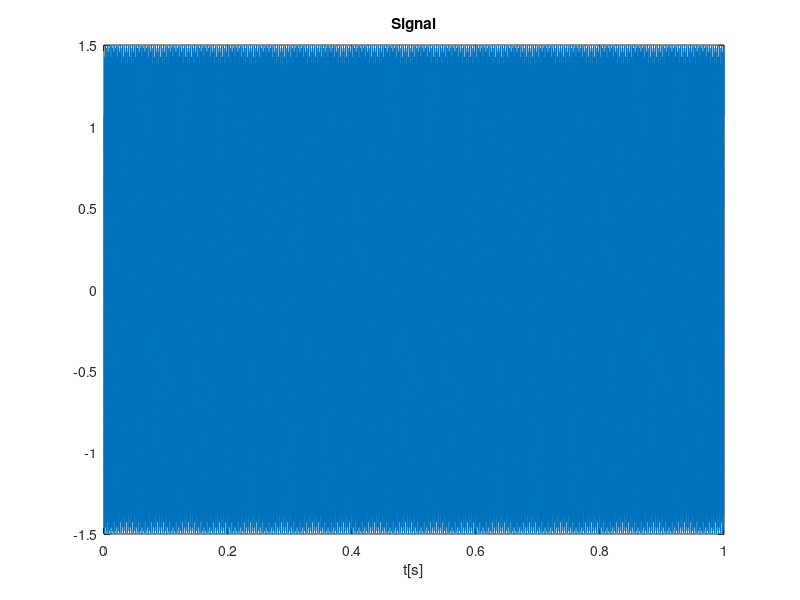
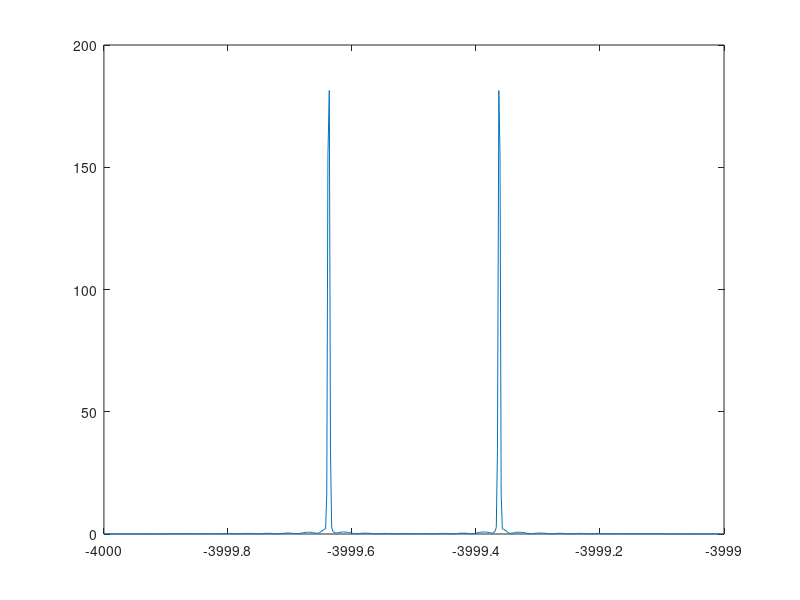

These figures' MATLAB source, in order:
close all
clearvars
clc

F_s = 8 * 1e3;
d = 1;
A = 1.5;
f = 1.1 * 1e3;
phi = 45 * pi / 180;
n = 0:1/F_s:d;
x = A * cos(2*pi*f*n + phi);

figure(1);
plot(n, x);
xlabel('t[s]');
title('Signal');

h = fir1(63, 0.8, 'low');
y = filter(h, 1, x);

N = 512;
w = hamming(N);
y_w = y(1:N) .* w';

Y_w = fft(y_w);
freq = F_s * 0:1/length(Y_w):1;
figure(2);
plot(freq(1:end-1) - F_s / 2, abs(fftshift(Y_w)));
